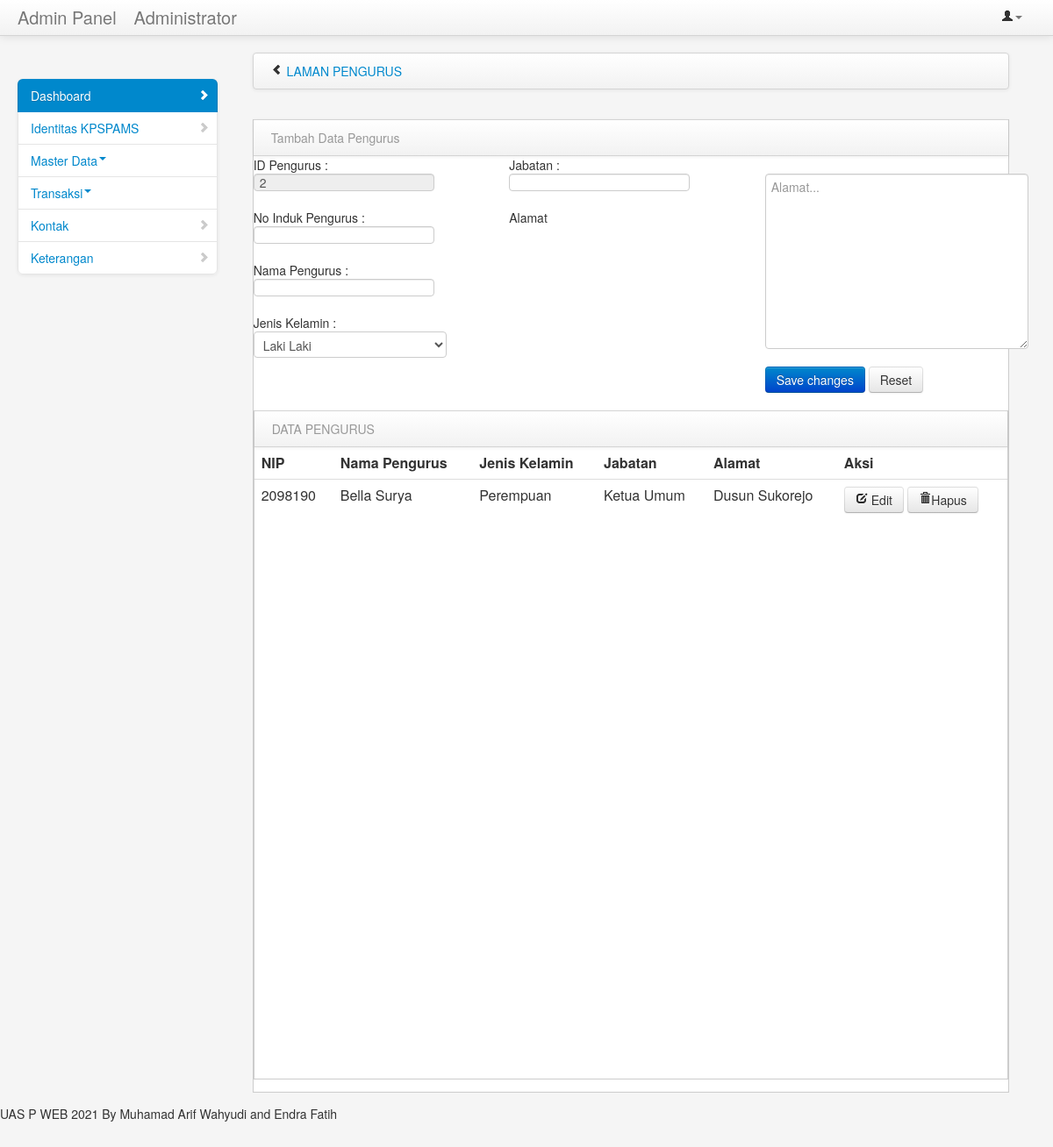
The page /public/admin/tambahkaryawan (signed in) on the database its author committed.
### tables this page shows
CREATE TABLE `pengurus` (
  `id_pengurus` int(7) NOT NULL,
  `nip` varchar(20) NOT NULL,
  `nama_pengurus` varchar(50) NOT NULL,
  `jenis_kelamin` varchar(15) NOT NULL,
  `jabatan` varchar(50) NOT NULL,
  `alamat` varchar(500) NOT NULL
);

### app/core/Controller.php (called while the page is built, shortened)
<?php
class Controller {
    public function view($view,$data=[]){
        require_once '../app/views/'.$view.'.php';
    }
}

### app/controllers/Admin.php (called while the page is built, shortened)
<?php
class Admin extends Controller{
     public function tambahkaryawan(){
        $data['nama'] = $this->model('Admin_model') ->getAdmin();
        $this->view('admin/tambahkaryawan',$data);
     }
}

### app/core/App.php (called while the page is built, shortened)
<?php
class App {
    protected $method ='index';
    protected $params =[];
    public function __construct(){
        $url = $this->parseURL();
        if (file_exists('../app/controllers/' . $url[0] . '.php')){
            unset($url[0]);
        }
        $this->controller = new $this->controller;
        if ( isset($url[1]) ){
            if (method_exists($this->controller,$url[1])){
                $this->method = $url[1];
            }
        }
        call_user_func_array([$this->controller, $this->method] , $this->params);
    }
    public function parseURL() {
        if (isset($_GET['url'])){
            $url = rtrim($_GET['url'],'/');
            $url = filter_var($url, FILTER_SANITIZE_URL);
            $url = explode('/',$url);
            return $url;
        }
    }
}

### public/index.php (called while the page is built, shortened)
<?php
$app = new App;

### app/views/admin/tambahkaryawan.php (the view, shortened to what this page needs)
                <?php
    function autonumber($tabel, $kolom, $lebar=0, $awalan=''){
    $host = "localhost";
    $usr = "root";
    $pwd = "";
    $dbname = "pamasmas";
    $koneksi = mysqli_connect($host, $usr, $pwd, $dbname);
    if(mysqli_connect_error()){
        echo 'database gagal dikoneksikan!'.mysqli_connect_error();
    }
    $auto = mysqli_query($koneksi, "select $kolom from $tabel order by $kolom desc limit 1") or die(mysqli_error());
    $jumlah_record = mysqli_num_rows($auto);
    if($jumlah_record == 0)
    $nomor = 1;
    else{
        $row = mysqli_fetch_array($auto);
        $nomor = intval(substr($row[0], strlen($awalan)))+1;
    }
    if($lebar>0)
        $angka = $awalan.str_pad ($nomor, $lebar, "0", STR_PAD_LEFT);
    else
        $angka=$awalan.$nomor;
    return $angka;
}
?>
                <div class="span9" id="content">
                    <div class="row-fluid">
                        	<div class="navbar">
                            	<div class="navbar-inner">
	                                <ul class="breadcrumb">
	                                    <i class="icon-chevron-left hide-sidebar"><a href='#' title="Hide Sidebar" rel='tooltip'>&nbsp;</a></i>
	                                    <li>
	                                        <a href="index.php">LAMAN PENGURUS</a>
	                                    </li>
	                                </ul>
                            	</div>
                        	</div>
                    	</div>
                        <div class="block">
                            <div class="navbar navbar-inner block-header">
                                <div class="muted pull-left">Tambah Data Pengurus</div>
                            </div>
       <form name="formtambahpengurus" method="post" action="<?= BASEURL; ?>/admin/addkaryawan">
    <p>ID Pengurus : <br><input type="text" name="idpengurus" id="idpengurus" readonly value="<?= autonumber("pengurus", "id_pengurus", "", "") ?>"/></br></p>
	<p>No Induk Pengurus : <br><input type="number" name="nip" id="nip" /></br></p>
    <p>Nama Pengurus : <br><input type="text" name="nama" id="nama" /></br></p>
    <p>Jenis Kelamin : <br><select name="jeniskelamin" id="jeniskelamin">
                        <option value="Laki Laki">Laki Laki </option>
                        </select>
                        </br></p>
    <p>Jabatan : <br><input type="text" name="jabatan" id="jabatan"/> </br></p>
        <p><label class="control-label">Alamat</label> <br> <textarea class="input-xlarge textarea" name="alamat" placeholder="Alamat..." style="width: 300px; height: 200px"></textarea>
                                          </p>
    <p>
                                          <button type="submit" class="btn btn-primary">Save changes</button>
                                          <button type="reset" class="btn">Reset</button>
     </p>
</form>
<div class="block">
                            <div class="navbar navbar-inner block-header">
                                <div class="muted pull-left">DATA PENGURUS</div>
                            </div>
                            	 <table class="table"  width="100%" cellpadding=2 cellspacing=3 height="100%" align=center>
                                        <thead>
                                            <tr>
                                                <th>NIP</th>
                                                <th>Nama Pengurus</th>
												<th>Jenis Kelamin</th>
												<th>Jabatan</th>
												<th>Alamat</th>
                                                <th>Aksi</th>
                                            </tr>
                                        </thead>
                                        <tbody>
											<?php
		include 'koneksi.php';
		$dat = mysqli_query($koneksi,"select * from pengurus");
		while($data = mysqli_fetch_array($dat)) {
											?>
												<tr>
													<td><?php echo $data['nip']; ?></td>
													<td><?php echo $data['nama_pengurus']; ?></td>
													<td><?php echo $data['jenis_kelamin']; ?></td>
													<td><?php echo $data['jabatan']; ?></td>
													<td><?php echo $data['alamat']; ?></td>
                                                    <td><a href="<?= BASEURL; ?>/admin/editkaryawan/<?=$data['id_pengurus'];?>" class="btn">
                                                    <i class="icon-edit"></i> Edit</a>  <a href="<?= BASEURL; ?>/admin/hapuskaryawan/<?=$data['id_pengurus'];?>" class="btn" onclick="return confirm('Anda Yakin ?')")><i class="icon-trash"></i>Hapus</a></td>
												</tr>
											<?php
											}
											?>
                                        </tbody>
                                    </table>
                            </div>
                        </div>
                    </div>
                </div>
            </div>

### public/assets/styles.css (style rules this page uses)
#content { margin-left:0px; }
.hide-sidebar, .show-sidebar { cursor: pointer; }
.breadcrumb { margin: 0 0 0px; padding: 10px 0px; background-color: transparent; }
.block { border: 1px solid #ccc; background: white; margin: 1em 0em; border-top: none; }
.block-header { margin-bottom: 0px; border-right: none; border-left: none; -webkit-border-radius: 0px; -moz-border-radius: 0px; border-radius: 0px; }
.block-header div { padding-top: 10px; }

### app/views/admin/tambahkaryawan.php (style rules this page uses)
form { -webkit-column-count: 3; -moz-column-count: 3; column-count: 3; }

### rows shown on the page
pengurus: idpengurus "2", nip "2098190", nama_pengurus "Bella Surya", jenis_kelamin "Perempuan", jabatan "Ketua Umum", alamat "Dusun Sukorejo"

### other values the page prints
$data['nama'] "Administrator"
